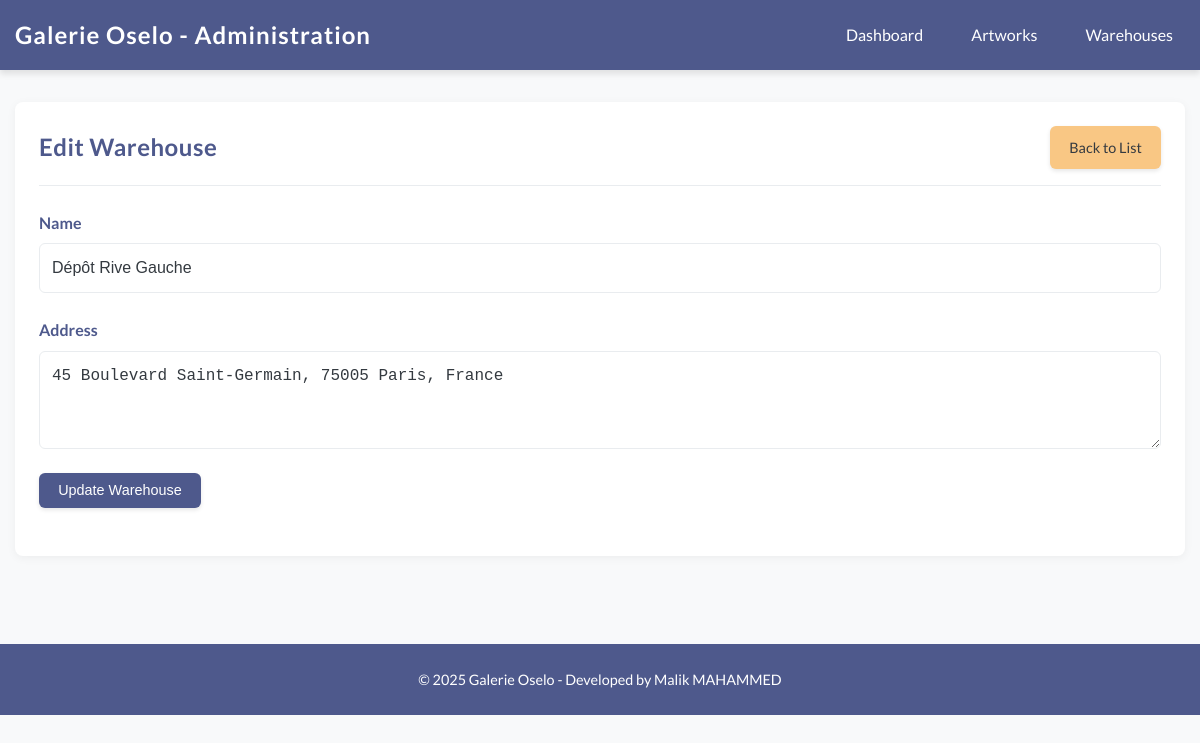
Screenshot of /index.php?page=warehouse&action=edit&id=2 with the database file from the repository.
### tables this page shows
CREATE TABLE IF NOT EXISTS warehouses (
    id INT AUTO_INCREMENT PRIMARY KEY,
    name VARCHAR(100) NOT NULL,
    address TEXT NOT NULL,
    created_at TIMESTAMP DEFAULT CURRENT_TIMESTAMP,
    updated_at TIMESTAMP DEFAULT CURRENT_TIMESTAMP ON UPDATE CURRENT_TIMESTAMP
);

### controllers.php (called while the page is built, shortened)
<?php
class WarehouseController {
    private $warehouseModel;
    public function __construct() {
        $this->warehouseModel = new Warehouse();
    }
    public function edit() {
        $id = (int)$_GET['id'];
        $warehouse = $this->warehouseModel->getWarehouseById($id);
        include 'views/warehouse_form.php';
    }
}

### models.php (called while the page is built, shortened)
<?php
class Warehouse {
    public function getWarehouseById($id) {
        $db = getDbConnection();
        $query = "SELECT * FROM warehouses WHERE id = :id";
        $stmt = $db->prepare($query);
        $stmt->bindParam(':id', $id, PDO::PARAM_INT);
        $stmt->execute();
        return $stmt->fetch();
    }
}

### views/warehouse_form.php (the view, shortened to what this page needs)
<?php include 'views/header.php'; ?>
<div class="card">
    <div class="card-header">
        <h1 class="card-title"><?= isset($warehouse) ? 'Edit Warehouse' : 'Add New Warehouse' ?></h1>
        <a href="index.php?page=warehouse&action=index" class="btn btn-secondary">Back to List</a>
    </div>
    <form action="index.php?page=warehouse&action=<?= isset($warehouse) ? 'update' : 'store' ?>" method="POST">
        <div class="form-group">
            <label for="name">Name</label>
            <input type="text" id="name" name="name" class="form-control" value="<?= isset($warehouse) ? htmlspecialchars($warehouse['name']) : '' ?>" required>
        </div>
        <div class="form-group">
            <label for="address">Address</label>
            <textarea id="address" name="address" class="form-control" rows="3" required><?= isset($warehouse) ? htmlspecialchars($warehouse['address']) : '' ?></textarea>
        </div>
        <div class="form-group">
            <button type="submit" class="btn"><?= isset($warehouse) ? 'Update Warehouse' : 'Add Warehouse' ?></button>
        </div>
    </form>
</div>
<?php include 'views/footer.php'; ?>

### views/header.php (style rules this page uses)
:root { --primary: #4E598C; --secondary: #F9C784; --white: #FFFFFF; --light-gray: #f8f9fa; --gray: #e9ecef; --dark-gray: #343a40; }
* { margin: 0; padding: 0; box-sizing: border-box; }
body { font-family: 'Lato', sans-serif; background-color: var(--light-gray); color: var(--dark-gray); line-height: 1.6; }
.card { background-color: var(--white); border-radius: 8px; box-shadow: 0 2px 10px rgba(0, 0, 0, 0.05); padding: 1.5rem; margin-bottom: 1.5rem; transition: transform 0.3s ease, box-shadow 0.3s ease; }
.card-header { display: flex; justify-content: space-between; align-items: center; margin-bottom: 1.5rem; padding-bottom: 1rem; border-bottom: 1px solid var(--gray); }
.card-title { font-size: 1.5rem; font-weight: 700; color: var(--primary); letter-spacing: 0.5px; }
.btn { display: inline-block; padding: 0.6rem 1.2rem; background-color: var(--primary); color: var(--white); border: none; border-radius: 6px; cursor: pointer; text-decoration: none; font-size: 0.9rem; font-weight: 500; transition: all 0.3s ease; box-shadow: 0 2px 4px rgba(0, 0, 0, 0.1); }
.btn-secondary { background-color: var(--secondary); color: var(--dark-gray); }
.form-group { margin-bottom: 1.5rem; }
.form-group label { display: block; margin-bottom: 0.5rem; font-weight: 600; color: var(--primary); }
.form-control { display: block; width: 100%; padding: 0.75rem; font-size: 1rem; line-height: 1.5; color: var(--dark-gray); background-color: var(--white); border: 1px solid var(--gray); border-radius: 6px; transition: border-color 0.3s, box-shadow 0.3s; }

### rows the page displays
warehouses: name "Dépôt Rive Gauche", address "45 Boulevard Saint-Germain, 75005 Paris, France"

### other values shown
APP_NAME "Galerie Oselo"
